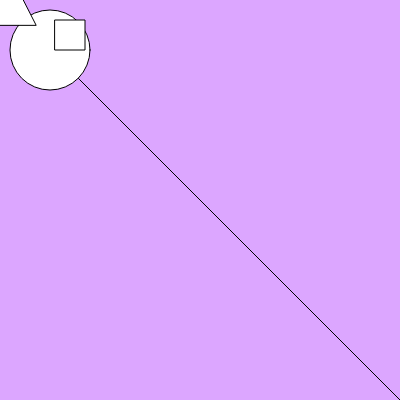
Frame 1 (no input)
Frame 60 (no input): identical to frame 1, image omitted
Frame 120 (the mouse pressed at the canvas centre since frame 60): identical to frame 1, image omitted

The p5.js sketch that drew this single still picture (run headless with seeded random() and noise() and a simulated clock; from frame 60 on, the mouse is pressed at the canvas centre):

// p5.js sketch
// ── sketch.js
function setup() {
  createCanvas(400, 400);
}

function draw() {
  background(220,166,600);
  line(0,0,400,400);
 ellipse(50, 50, 80, 80);
  triangle(-20, 25, 8, -30, 36, 25);
  square(55, 20, 30);
}
